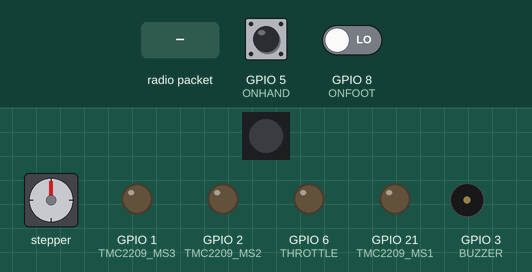
A program run on a simulated ESP32-C3. Parts: stepper motor, 1 RGB LEDs in strip order, left to right, output pins drawn as LEDs (lit = HIGH), buzzer (waves = sounding, pin HIGH). Wiring (inferred from the names in the program): stepper motor driver (200 steps per turn assumed): step GPIO 0; direction GPIO 4; enable GPIO 10. The inputs (shaded band) are chosen by the test bench; at power-on: GPIO 8 (ONFOOT) LOW, GPIO 5 (ONHAND) HIGH. Dim RGB values are drawn brighter than linear; pins used as bus, display or sensor lines are not drawn; what the program prints to the serial monitor is not drawn.

Above: at 1.9 s.
2.0 s: radio packet "1" arrives
At 3.4 s:
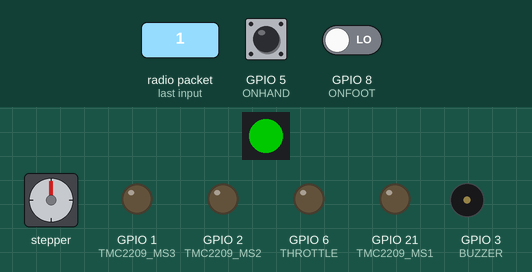
5.0 s: GPIO 8 (ONFOOT) driven HIGH
At 6.37 s:
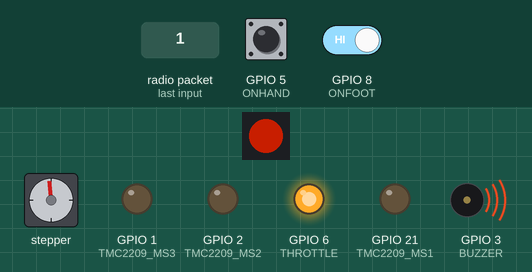
8.0 s: radio packet "0" arrives
At 10.6 s:
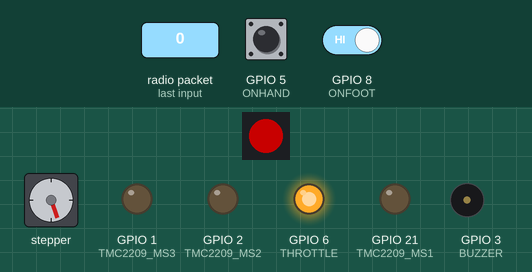
11.0 s: radio packet "2" arrives
At 13.8 s:
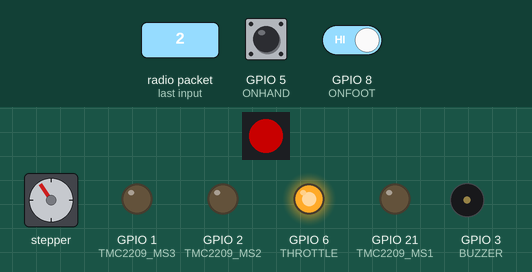
14.0 s: radio packet "1" arrives
At 16.7 s:
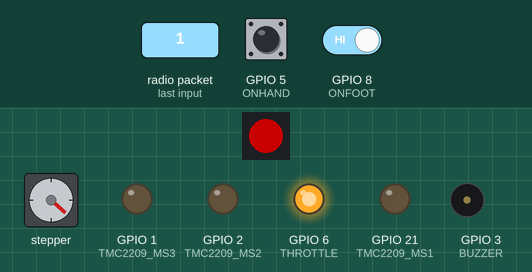
17.0 s: radio packet "0" arrives
At 20.3 s:
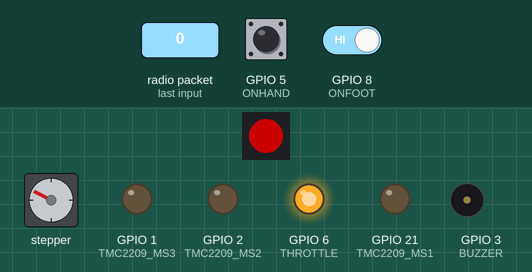
Timing chart, 0 to 21.0 s (numbered marks = the images above; inputs shaded):
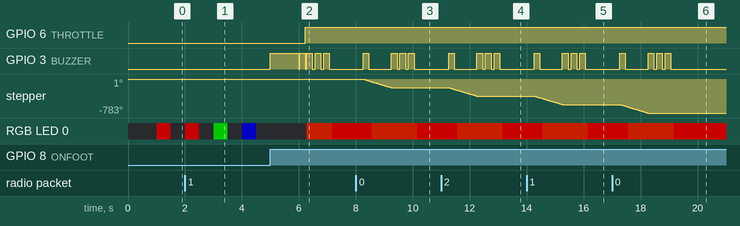

Measured:
- after the input at 8.0 s, GPIO 3 (BUZZER): LOW → HIGH after 0.25 s, → LOW 0.20 s later, → HIGH 0.80 s later, → LOW 0.20 s later, … (8 changes in this stretch); stepper: turns 194° counter-clockwise in 0.96 s, starting after 0.28 s; RGB LED 0: RGB(100, 0, 0) → RGB(100, 15, 0) after 0.55 s, → RGB(100, 0, 0) 1.6 s later
- after the input at 11.0 s, GPIO 3 (BUZZER): LOW → HIGH after 0.26 s, → LOW 0.20 s later, → HIGH 0.80 s later, → LOW 0.20 s later, … (8 changes in this stretch); stepper: turns 195° counter-clockwise in 0.96 s, starting after 0.29 s; RGB LED 0: RGB(100, 0, 0) → RGB(100, 15, 0) after 0.56 s, → RGB(100, 0, 0) 1.6 s later
- after the input at 14.0 s, GPIO 3 (BUZZER): LOW → HIGH after 0.26 s, → LOW 0.20 s later, → HIGH 0.80 s later, → LOW 0.20 s later, … (8 changes in this stretch); stepper: turns 194° counter-clockwise in 0.96 s, starting after 0.29 s; RGB LED 0: RGB(100, 0, 0) → RGB(100, 15, 0) after 0.56 s, → RGB(100, 0, 0) 1.6 s later
- after the input at 17.0 s, GPIO 3 (BUZZER): LOW → HIGH after 0.27 s, → LOW 0.20 s later, → HIGH 0.80 s later, → LOW 0.20 s later, … (8 changes in this stretch); stepper: turns 195° counter-clockwise in 0.96 s, starting after 0.29 s; RGB LED 0: RGB(100, 0, 0) → RGB(100, 15, 0) after 0.57 s, → RGB(100, 0, 0) 1.6 s later

The program:

main.cpp
```cpp
#include <Adafruit_NeoPixel.h>
#include <Arduino.h>
#include <WiFi.h>
#include <esp_now.h>
#include <freertos/FreeRTOS.h>
#include <freertos/task.h>

#define DEBUG 0
#define TEST 0

/*----------------------------------------------- ESP NOW-----------------------------------------------*/

// uint8_t FootPadAddress[] = { 0x9c, 0x13, 0x9e, 0x52, 0x6e, 0x80 }; // 测试板
uint8_t FootPadAddress[] = { 0x08, 0xa6, 0xf7, 0x1b, 0xb2, 0xcc };

// 创建ESP NOW通讯实例
esp_now_peer_info_t peerInfo;

// // 连接状态
// enum EspNowConnectionState {
//   INITIALIZING,          // 初始化中
//   INITIALIZED,           // 初始化成功
//   INITIALIZATION_FAILED, // 初始化失败
//   ADD_PEER_SUCCESS,      // 添加peer成功
//   ADD_PEER_FAILED,       // 添加peer失败
//   SEND_FAILED,           // 数据发送失败
//   DISCONNECTED,          // 断开连接
//   CONNECTED              // 连接成功
// };
// EspNowConnectionState connectionState = INITIALIZING;

// 模式
enum Mode {
  HAND_MODE,    // 手动模式
  FOOT_MODE,    // 脚控模式
  CRUISE_MODE,  // 巡航模式
  STANDBY_MODE, // 待机模式
};
Mode currentMode = HAND_MODE; // 默认为手动模式
Mode lastMode    = HAND_MODE;

// 发送的数据
struct Booster {
  Mode mode;
};
Booster booster;

// 接收的数据
struct FootPad {
  bool stepData[4] = {}; // 0、左转，1、右转，2、电推，3、功能
  int  stepSpeed;        // 步进电机转速
};
FootPad footPad;

volatile bool esp_now_connected, sendSucceed, recvSucceed;
unsigned long lastRecvTime = 0;
#define RECV_TIMEOUT 500 // 接收超时时间，单位毫秒

/*----------------------------------------------- 操控模式 -----------------------------------------------*/

#define ONFOOT 8
#define ONHAND 5
#define SWITCH_DEBOUNCE_DELAY 20 // 按键消抖延时，单位毫秒

/*----------------------------------------------- 步进电机 -----------------------------------------------*/

#define TMC2209_DIRECTION 4
#define TMC2209_STEP 0
#define TMC2209_EN 10
#define TMC2209_MS1 21
#define TMC2209_MS2 2
#define TMC2209_MS3 1
#define AUTO_DISABLE_DELAY 60000 // 超时休眠，单位毫秒

unsigned long lastOperationTime = 0;
volatile bool isSleeped         = true; // 电机是否休眠；默认休眠。休眠时TMC2209_EN为高电平

/*----------------------------------------------- 蜂鸣器 -----------------------------------------------*/

#define BUZZER 3
#define LONG_BEEP_DURATION 1000
#define SHORT_BEEP_DURATION 200
#define LONG_BEEP_INTERVAL 300
#define SHORT_BEEP_INTERVAL 100

/*----------------------------------------------- WS2812 -----------------------------------------------*/

#define WS2812_PIN 7
#define MAX_BRIGHTNESS 255
#define MIN_BRIGHTNESS 0
#define STANDARD_BRIGHTNESS 100
#define SHORT_FLASH_DURATION 200
#define SHORT_FLASH_INTERVAL 200
#define LONG_FLASH_DURATION 500
#define LONG_FLASH_INTERVAL 500

uint16_t brightness; // 动态亮度

Adafruit_NeoPixel myRGB(1, WS2812_PIN, NEO_GRB + NEO_KHZ800);
int               red    = myRGB.Color(255, 0, 0);  // 红色
int               green  = myRGB.Color(0, 255, 0);  // 绿色
int               blue   = myRGB.Color(0, 0, 255);  // 蓝色
int               yellow = myRGB.Color(255, 40, 0); // 黄色

/*----------------------------------------------- 电机 -----------------------------------------------*/

#define THROTTLE 6

/*----------------------------------------------- 自定义函数 -----------------------------------------------*/

// 数据发出去之后的回调函数
void OnDataSent(const uint8_t* mac_addr, esp_now_send_status_t status) {
  // 如果发送成功
  if (status == ESP_NOW_SEND_SUCCESS) {
    if (!sendSucceed) sendSucceed = true;
  } else {
    sendSucceed = false;
  }
}

// 收到消息后的回调
void OnDataRecv(const uint8_t* mac, const uint8_t* incomingData, int len) {
  memcpy(&footPad, incomingData, sizeof(footPad));
  lastRecvTime = millis();
  if (!recvSucceed) recvSucceed = true;
}

/**  蜂鸣器
 * @brief     蜂鸣器通用函数
 * @param     times:    鸣叫次数
 * @param     duration: 持续时间，单位毫秒
 * @param     interval: 每次鸣叫的间隔时间，单位毫秒
 */
void buzzer(uint8_t times, int duration, int interval) {
  if (times == 1) interval = 0; // 如果只鸣叫一次则不间隔
  for (int i = 0; i < times; i++) {
    digitalWrite(BUZZER, HIGH);
    vTaskDelay(duration / portTICK_PERIOD_MS);
    digitalWrite(BUZZER, LOW);
    vTaskDelay(interval / portTICK_PERIOD_MS);
  }
}

/**  指示灯
 * @brief     适用于单个颜色闪烁
 * @param     times:    闪烁次数
 * @param     duration: 持续时间，单位毫秒
 * @param     interval: 每次闪烁的间隔时间，单位毫秒
 * @param     color:    颜色值
 */
void rgbBlink(int times, int duration, int interval, int color) {
  if (times == 1) interval = 0; // 如果只闪烁一次则不间隔
  for (int i = 0; i < times; i++) {
    myRGB.clear();
    myRGB.setPixelColor(0, color); // led编号和颜色，编号从0开始。
    myRGB.show();
    vTaskDelay(duration / portTICK_PERIOD_MS);
    myRGB.clear();
    myRGB.show();
    vTaskDelay(interval / portTICK_PERIOD_MS);
  }
}
// 多色闪烁
void mutipleColorBlink(int colors[], int colorNum, int duration, int interval) {
  for (int i = 0; i < colorNum; i++) {
    myRGB.clear();
    myRGB.setPixelColor(0, colors[i]);
    myRGB.show();
    vTaskDelay(duration / portTICK_PERIOD_MS);
    myRGB.clear();
    myRGB.show();
    vTaskDelay(interval / portTICK_PERIOD_MS);
  }
}

// ESP NOW 初始化
void esp_now_connect() {
  int colors[] = { red, green, blue };
  int colorNum = 3;
  WiFi.mode(WIFI_STA);
  WiFi.disconnect();
  if (esp_now_init() != ESP_OK) {
    Serial.println("ESP NOW 初始化失败");
    esp_now_connected = false;
    myRGB.clear();
    myRGB.setPixelColor(0, red);
    myRGB.show();
    buzzer(3, SHORT_BEEP_DURATION, SHORT_BEEP_INTERVAL);
    return;
  } else {
    Serial.println("ESP NOW 初始化成功");
  }
  esp_now_register_send_cb(OnDataSent);
  esp_now_register_recv_cb(OnDataRecv);
  memcpy(peerInfo.peer_addr, FootPadAddress, 6);
  peerInfo.channel = 1;
  if (esp_now_add_peer(&peerInfo) != ESP_OK) {
    Serial.println("ESP NOW 添加对等节点失败");
    esp_now_connected = false;
    myRGB.clear();
    myRGB.setPixelColor(0, red);
    myRGB.show();
    buzzer(3, SHORT_BEEP_DURATION, SHORT_BEEP_INTERVAL);
    return;
  } else {
    Serial.println("ESP NOW 添加对等节点成功");
  }
  esp_now_send(FootPadAddress, (uint8_t*)&footPad, sizeof(footPad));
  if (sendSucceed && recvSucceed) {
    Serial.println("ESP NOW 初始化，发送测试数据并接收成功");
    esp_now_connected = true;
    mutipleColorBlink(colors, colorNum, LONG_FLASH_DURATION, LONG_FLASH_INTERVAL);
    buzzer(1, LONG_BEEP_DURATION, LONG_BEEP_INTERVAL);
  } else {
    Serial.println("ESP NOW 发送失败，正在重试...");
    for (int i = 0; i < 60; i++) {
      // 状态指示：红灯闪烁表示正在尝试连接
      myRGB.clear();
      myRGB.setPixelColor(0, red);
      myRGB.show();
      vTaskDelay(500 / portTICK_PERIOD_MS);
      myRGB.clear();
      myRGB.show();
      vTaskDelay(500 / portTICK_PERIOD_MS);
      esp_now_send(FootPadAddress, (uint8_t*)&footPad, sizeof(footPad));
      if (!sendSucceed || !recvSucceed) {
        Serial.print(".");
        continue;
      }
      // 成功处理
      esp_now_connected = true;
      mutipleColorBlink(colors, colorNum, LONG_FLASH_DURATION, LONG_FLASH_INTERVAL);
      buzzer(1, LONG_BEEP_DURATION, LONG_BEEP_INTERVAL);
      Serial.printf("第%d次重试成功\n", i + 1);
      return;
    }
    Serial.println("ESP NOW 发送失败，重试次数已达上限");
    esp_now_connected = false;
    sendSucceed       = false;
    recvSucceed       = false;
    myRGB.clear();
    myRGB.setPixelColor(0, red);
    myRGB.show();
    buzzer(3, SHORT_BEEP_DURATION, SHORT_BEEP_INTERVAL);
  }
}

// 消抖读取当前模式
Mode readCurrentModeWithDebounce() {
  int readHand_1 = digitalRead(ONHAND);
  int readFoot_1 = digitalRead(ONFOOT);
  vTaskDelay(SWITCH_DEBOUNCE_DELAY / portTICK_PERIOD_MS); // 延时20ms，消抖
  int readHand_2 = digitalRead(ONHAND);
  int readFoot_2 = digitalRead(ONFOOT);

  if (readHand_1 != readHand_2 || readFoot_1 != readFoot_2) return lastMode; // 如果两次读取的值不一样，说明有抖动，返回上次的模式
  if (readHand_1 == LOW && readFoot_1 == HIGH) return HAND_MODE;             // 手控模式
  if (readHand_1 == HIGH && readFoot_1 == LOW) return FOOT_MODE;             // 脚控模式
  if (readHand_1 == HIGH && readFoot_1 == HIGH) return CRUISE_MODE;          // 巡航模式

  return HAND_MODE; // 默认返回手动模式
}

/** 模式切换
 * @brief    模式切换相关硬件的操作
 * @param    newMode: 切换到的新模式
 */
void modeChangeOperation(Mode newMode) {
  myRGB.clear();
  switch (newMode) {
  case HAND_MODE:
    myRGB.setPixelColor(0, green);
    buzzer(1, SHORT_BEEP_DURATION, SHORT_BEEP_INTERVAL);
    break;
  case FOOT_MODE:
    myRGB.setPixelColor(0, blue);
    buzzer(1, SHORT_BEEP_DURATION, SHORT_BEEP_INTERVAL);
    break;
  case CRUISE_MODE:
    myRGB.setPixelColor(0, yellow);
    buzzer(1, SHORT_BEEP_DURATION, SHORT_BEEP_INTERVAL);
    break;
  case STANDBY_MODE:
    myRGB.setPixelColor(0, red);
    buzzer(3, SHORT_BEEP_DURATION, SHORT_BEEP_INTERVAL);
    break;
  default:
    break;
  }
  myRGB.show();
#if DEBUG
  const char* modeNames[] = { "手动模式", "脚控模式", "巡航模式", "待机模式" };
  Serial.print("模式切换函数：");
  Serial.println(modeNames[newMode]);
#endif
}

// 步进
void stepper_pulse(int stepSpeed) {
  digitalWrite(TMC2209_STEP, HIGH);
  delayMicroseconds(stepSpeed);
  digitalWrite(TMC2209_STEP, LOW);
  delayMicroseconds(stepSpeed);
}

// 统一的步进电机控制函数
void stepper_control(bool turnLeft, bool turnRight, bool dirReverse, int stepSpeed) {
  if (!turnLeft && turnRight) {
    // 右转
    if (isSleeped) digitalWrite(TMC2209_EN, LOW); // 如果电机处于休眠状态，则先唤醒
    digitalWrite(TMC2209_DIRECTION, dirReverse ? LOW : HIGH);
    lastOperationTime = millis();
    stepper_pulse(stepSpeed);
  } else if (turnLeft && !turnRight) {
    // 左转
    if (isSleeped) digitalWrite(TMC2209_EN, LOW);
    digitalWrite(TMC2209_DIRECTION, dirReverse ? HIGH : LOW);
    lastOperationTime = millis();
    stepper_pulse(stepSpeed);
  }

  // 自动休眠检查
  if (millis() - lastOperationTime > AUTO_DISABLE_DELAY) {
    digitalWrite(TMC2209_EN, HIGH);
    isSleeped = true;
#if DEBUG
    Serial.println("步进电机自动休眠");
#endif
  } else {
    isSleeped = false;
    digitalWrite(TMC2209_EN, LOW);
  }
}

// esp now连接监测任务
void esp_now_connection(void* pvParameter) {
  TickType_t       xLastWakeTime = xTaskGetTickCount();
  const TickType_t xPeriod       = pdMS_TO_TICKS(1000); // 单位ms，数据检测频率为1Hz。换算为频率： 1Hz → 周期为 1000ms/1000ms = 1 次/秒
  while (1) {
    unsigned long currentTime = millis();
    esp_now_connected         = (currentTime - lastRecvTime <= RECV_TIMEOUT);
#if DEBUG
    static unsigned long lastDebugTime = 0;
    if (currentTime - lastDebugTime > 2000) { // 每2秒打印一次，避免刷屏
      if (esp_now_connected && sendSucceed) {
        Serial.println("连接检测任务：ESP NOW 接收发送正常！");
      } else if (esp_now_connected && !sendSucceed) {
        Serial.println("连接检测任务：ESP NOW 接收成功，但发送异常！");
      } else if (!esp_now_connected && sendSucceed) {
        Serial.println("连接检测任务：ESP NOW 接收超时，但发送成功！");
      } else if (!esp_now_connected && !sendSucceed) {
        Serial.println("连接检测任务：ESP NOW 彻底断线！");
      }
      lastDebugTime = currentTime;
    }
#endif
    vTaskDelayUntil(&xLastWakeTime, xPeriod);
  }
}

// 模式更新和发送
void modeChange(void* pvParameter) {
  while (1) {
    // 如果ESP NOW连接正常，则读取当前模式，否则返回待机模式
    if (esp_now_connected) {
      currentMode = readCurrentModeWithDebounce();
    } else {
      currentMode = STANDBY_MODE; // 如果断线，返回待机模式
#if DEBUG
      static unsigned long lastDebugTime = 0;
      if (millis() - lastDebugTime > 2000) { // 每2秒打印一次，避免刷屏
        Serial.println("模式更新和发送：ESP NOW 断线，返回待机模式");
        lastDebugTime = millis();
      }
#endif
    }
    // 如果当前模式和上次模式不一样，则更新模式和执行模式切换操作
    if (currentMode != lastMode) {
      booster.mode = currentMode; // 更新模式
      modeChangeOperation(currentMode);
      lastMode = currentMode;
    }
    esp_now_send(FootPadAddress, (uint8_t*)&booster, sizeof(booster)); // 发送模式数据给脚控
    vTaskDelay(25 / portTICK_PERIOD_MS);                               // 已有35ms的debounce时间，如果模式没有变化，则再延时5ms，将频率设定在25hz左右，避免CPU占用过高
  }
}

// 电推脚控
void motor(void* pvParameter) {
  while (1) {
    int  stepSpeed  = map(footPad.stepSpeed, 0, 4095, 4000, 1000);
    bool turnLeft   = footPad.stepData[0];
    bool turnRight  = footPad.stepData[1];
    bool motor      = footPad.stepData[2];
    bool dirReverse = footPad.stepData[3]; // 反向

    switch (currentMode) {
    case FOOT_MODE: // 脚控模式
      digitalWrite(THROTTLE, motor ? LOW : HIGH);
      stepper_control(turnLeft, turnRight, dirReverse, stepSpeed);
      break;
    case CRUISE_MODE: // 巡航模式
      digitalWrite(THROTTLE, HIGH);
      stepper_control(turnLeft, turnRight, dirReverse, stepSpeed);
      break;
    case HAND_MODE:
    case STANDBY_MODE: // 手控模式和待机模式
      digitalWrite(THROTTLE, HIGH);
      digitalWrite(TMC2209_EN, HIGH);
      break;
    }
    vTaskDelay(1); // 让出CPU时间
  }
}

/*-------------------------------------------------------------------------------------------------------*/

void setup() {
  Serial.begin(115200);
  vTaskDelay(1000 / portTICK_PERIOD_MS);

  pinMode(ONFOOT, INPUT);
  pinMode(ONHAND, INPUT_PULLUP);

  pinMode(THROTTLE, OUTPUT);
  pinMode(BUZZER, OUTPUT);

  pinMode(TMC2209_DIRECTION, OUTPUT);
  pinMode(TMC2209_STEP, OUTPUT);
  pinMode(TMC2209_EN, OUTPUT);
  pinMode(TMC2209_MS1, OUTPUT);
  pinMode(TMC2209_MS2, OUTPUT);
  pinMode(TMC2209_MS3, OUTPUT);

  pinMode(WS2812_PIN, OUTPUT);

  digitalWrite(THROTTLE, LOW);
  digitalWrite(TMC2209_EN, HIGH);

  /*
    MS1  MS2  MS3      步进模式
     0   0   0          全步进
     1   0   0          半步进
     0   1   0          1/4微步
     1   1   0          1/8微步
     1   1   1          1/16微步
  */
  digitalWrite(TMC2209_MS1, 0); // 1微步
  digitalWrite(TMC2209_MS2, 0); // 1微步
  digitalWrite(TMC2209_MS3, 0); // 1微步

  myRGB.begin();
  myRGB.setBrightness(STANDARD_BRIGHTNESS);
  myRGB.clear();
  esp_now_connect();
  lastMode = readCurrentModeWithDebounce();
  modeChangeOperation(lastMode); // 上电时根据按键状态设置初始模式和灯光

  xTaskCreate(modeChange, "modeChange", 1024 * 2, NULL, 1, NULL);
  xTaskCreate(motor, "motor", 1024 * 3, NULL, 2, NULL);
  xTaskCreate(esp_now_connection, "esp_now_connection", 1024 * 1, NULL, 1, NULL);
#if DEBUG
  Serial.println("setup:电推初始化完成");
#endif
}

void loop() {
#if DEBUG
  if (esp_now_connected)
    Serial.printf("模式：%d，左转：%d，右转：%d，电推：%d，反向：%d，步进电机转速：%d\n", currentMode, footPad.stepData[0], footPad.stepData[1], footPad.stepData[2], footPad.stepData[3], footPad.stepSpeed);
  delay(500);
#endif

#if TEST
  static bool isPrinted = false;
  if (esp_now_connected && isPrinted) {
    Serial.println("连接");
    isPrinted = false;
  }
  if (!isPrinted && !esp_now_connected) {
    Serial.println("掉线");
    isPrinted = true;
  }
  delay(100);
#endif
}
```
